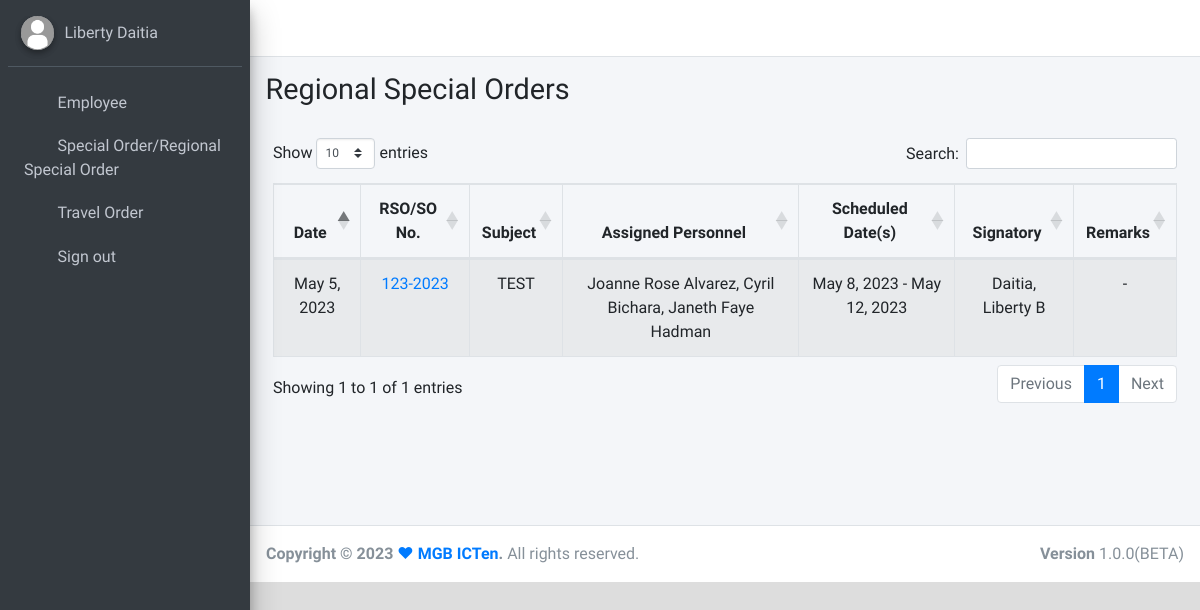
The page /rso/ (signed in) on the database as committed earlier.
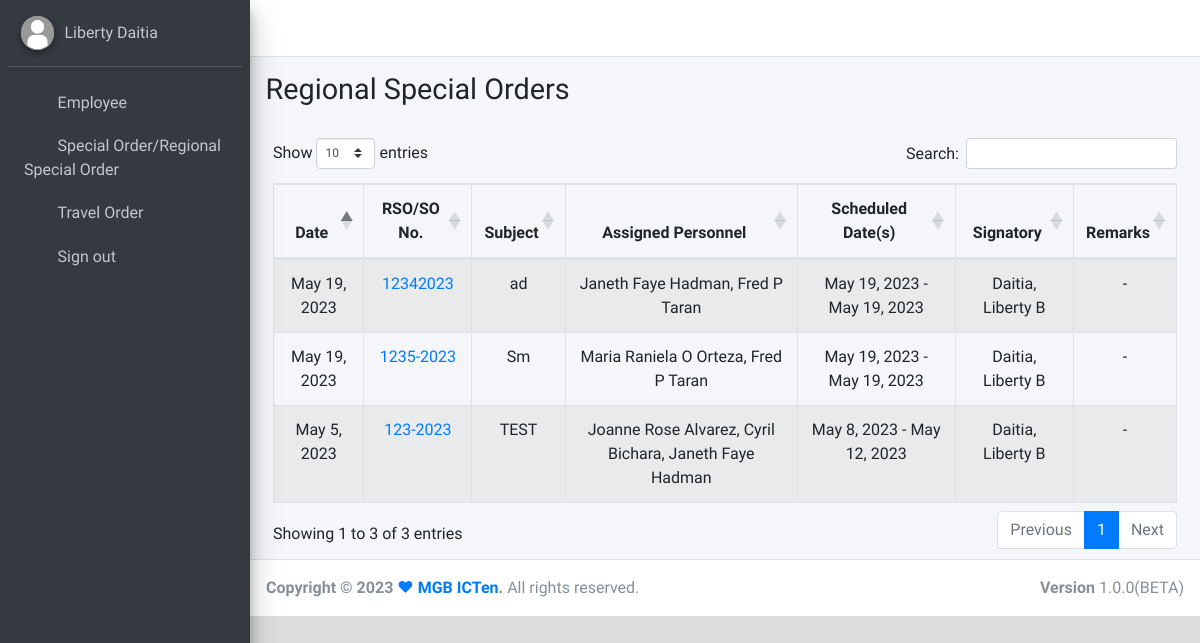
The same page on the database as committed later.
### rso/models.py (models this page shows)
class RSO(models.Model):
    rso_number                  = models.CharField(primary_key=True, default=None, blank=False, null=False, max_length=100, verbose_name="RSO Number")
    rso_date                    = models.DateField(verbose_name="RSO Date")
    rso_subject                 = models.TextField(default=None, blank=False, null=False, verbose_name="Subject")
    rso_scheduled_dates_from    = models.DateField(default=None, blank=False, null=False, verbose_name="From")
    rso_scheduled_dates_to      = models.DateField(default=None, blank=False, null=False, verbose_name="To")
    rso_signatory               = models.ForeignKey(User, on_delete=models.DO_NOTHING, verbose_name="Signatory")
    rso_remarks                 = models.TextField(default=None, blank=True, null=True, verbose_name="Remarks")
    rso_scan_copy               = models.FileField(upload_to=rso_upload_path, default=None, blank=False, null=False, verbose_name="Scanned Copy")
    class Meta:
        verbose_name_plural = "RSO"

class rso_assinged_personnel(models.Model):
    rso         = models.ForeignKey(RSO, on_delete=models.CASCADE, verbose_name="RSO")
    employee    = models.ForeignKey(User, on_delete=models.CASCADE, verbose_name="Personnel")
    class Meta:
        verbose_name_plural = "Assigned Personnel - RSO"

### personnel/models.py (models this page shows, shortened)
class Personnel(models.Model):
    DESIGNATIONS = (
        ('', '------------------'),
        ('RD', 'Regional Director'),
        ('DC', 'Division Chief'),
        ('SC', 'Section Chief')
    )
    user = models.OneToOneField(User, on_delete=models.CASCADE)
    personnel_id_number = models.IntegerField(default=None, blank=True, null=True, verbose_name="ID number")
    personnel_mi = models.CharField(max_length=150, default=None, blank=True, null=True, verbose_name="Middlename/M.I")
    personnel_division = models.ForeignKey(Division, on_delete=models.DO_NOTHING)
    personnel_section = models.ForeignKey(Section, on_delete=models.DO_NOTHING)
    personnel_position = models.CharField(max_length=250, default=None, blank=False, null=True, verbose_name="Position/Designation")
    personnel_station = models.CharField(max_length=150, default="MGB-X Regional Office", blank=True, null=False, verbose_name="Official Station")
    personnel_suffix = models.CharField(max_length=50, default=None, blank=True, null=True, verbose_name="Suffix")
    personnel_designation = models.CharField(choices=DESIGNATIONS, max_length=100, default=None, blank=True, null=True, verbose_name="Designation")
    signatory = models.BooleanField(default=False)

### rso/views.py (the view)
# urls.py: path('', list_of_rso, name="list-rso"),
@login_required(login_url="login")
def list_of_rso(request):
    group = request.user.groups.all()[0].name
    if group == "users":
        rsos = RSO.objects.filter(rso_assinged_personnel__employee = request.user)
    else:
        rsos = RSO.objects.all()
    context = {
        'rsos': rsos
    }
    return render(request, 'list-rso.html', context)

### rso/templatetags/custom_tags.py (called while the page is built)
@register.filter(name="user_group")
def user_group(user):
    user = User.objects.get(id = user.id)
    return user.groups.all()[0].name

@register.filter(name="empty")
def empty(value):
    if value == None or value == "":
        return "-"
    else:
        return value

@register.filter(name="get_assigned_personnel")
def get_assigned_personnel(rso):
    assigned = []
    personnels = rso_assinged_personnel.objects.filter(rso = rso)
    for personnel in personnels:
        if personnel.employee.personnel.personnel_mi is None:
            assigned.append(f"{ personnel.employee.first_name } { personnel.employee.last_name }")
        else:
            assigned.append(f"{ personnel.employee.first_name } { personnel.employee.personnel.personnel_mi } { personnel.employee.last_name }")
    assigned = ", ".join(assigned)
    return assigned

### templates/list-rso.html (shortened to what this page needs)
{% extends 'base.html' %}
{% load static %}
{% load custom_tags %}
{% block sidebar_user %}
<div class="user-panel mt-3 pb-3 mb-3 d-flex">
    <div class="image">
        <img src="{% static 'resources/img/user.png' %}" class="img-circle elevation-2" alt="User Image">
    </div>
    <div class="info">
        <a href="#" class="d-block">{{ request.user.first_name }} {{ request.user.last_name }}</a>
    </div>
</div>
{% endblock %}
{% block content %}
<div class="content-header">
    <div class="container-fluid">
        <div class="row mb-2">
            <div class="col-sm-6">
                <h1 class="m-0">Regional Special Orders</h1>
            </div>
        </div>
    </div>
</div>
<section class="content">
    <div class="container-fluid py-2">
        <div class="col-md-12">
            <table class="table table-striped table-bordered" id="rso_table">
                <thead>
                    <tr>
                        <th>Date</th>
                        <th>RSO/SO No.</th>
                        <th>Subject</th>
                        <th>Assigned Personnel</th>
                        <th>Scheduled Date(s)</th>
                        <th>Signatory</th>
                        <th>Remarks</th>
                    </tr>
                </thead>
                <tbody>
                    {% for rso in rsos %}
                    <tr>
                        <td>{{ rso.rso_date }}</td>
                        <td><a href="{{ rso.rso_scan_copy.url }}" target="__blank">{{ rso.rso_number }}</a></td>
                        <td>{{ rso.rso_subject }}</td>
                        <td>{{ rso | get_assigned_personnel }}</td>
                        <td>{{ rso.rso_scheduled_dates_from }} - {{ rso.rso_scheduled_dates_to }} </td>
                        <td>{{ rso.rso_signatory.last_name }}, {{ rso.rso_signatory.first_name }} {{ rso.rso_signatory.personnel.personnel_mi }}</td>
                        <td>{{ rso.rso_remarks | empty  }}</td>
                    </tr>
                    {% endfor %}
                </tbody>
            </table>
        </div>
    </div>
</section>
{% endblock %}

### templates/base.html (shortened to what this page needs)
{% load static %}
<!DOCTYPE html>
<html lang="en">
<head>
    <link rel="stylesheet" href="">
    <link rel="stylesheet" href="{% static 'resources/plugins/fontawesome-free/css/all.min.css' %}" />
    <link rel="stylesheet" href="https://code.ionicframework.com/ionicons/2.0.1/css/ionicons.min.css" />
    <link rel="stylesheet"
        href="{% static 'resources/plugins/tempusdominus-bootstrap-4/css/tempusdominus-bootstrap-4.min.css' %}" />
    <link rel="stylesheet" href="{% static 'resources/plugins/icheck-bootstrap/icheck-bootstrap.min.css' %}" />
    <link rel="stylesheet" href="{% static 'resources/plugins/jqvmap/jqvmap.min.css' %}" />
    <link rel="stylesheet" href="{% static 'resources/css/adminlte.min.css' %}" />
    <link rel="stylesheet" href="{% static 'resources/plugins/overlayScrollbars/css/OverlayScrollbars.min.css' %}" />
    <link rel="stylesheet" href="{% static 'resources/plugins/daterangepicker/daterangepicker.css' %}" />
    <link rel="stylesheet" href="{% static 'resources/plugins/summernote/summernote-bs4.min.css' %}" />
    <link rel="stylesheet" href="https://cdn.datatables.net/1.13.4/css/dataTables.bootstrap4.min.css">
    <link rel="stylesheet" href="https://cdnjs.cloudflare.com/ajax/libs/bootstrap-multiselect/1.1.2/css/bootstrap-multiselect.min.css" />
</head>
<body class="{% if user.is_authenticated == False %}sidebar-collapse{% endif %}" style="background-color: #ddd;">
    <nav class="main-header navbar navbar-expand navbar-white navbar-light">
        <ul class="navbar-nav">
            <li class="nav-item">
                <a class="nav-link" data-widget="pushmenu" href="#" role="button"><i class="fas fa-bars"></i></a>
            </li>
        </ul>
        <ul class="navbar-nav ml-auto">
            <li class="nav-item">
                <a class="nav-link" data-widget="fullscreen" href="#" role="button">
                    <i class="fas fa-expand-arrows-alt"></i>
                </a>
            </li>
        </ul>
    </nav>
    <aside class="main-sidebar sidebar-dark-primary elevation-4">
        <div class="sidebar">
            {% block sidebar_user %}
            {% endblock %}
            <nav class="mt-2">
                <ul class="nav nav-pills nav-sidebar flex-column" data-widget="treeview" role="menu"
                    data-accordion="false">
                    {% if user.is_authenticated %}
                    <li class="nav-item">
                        <a href="{% url 'list-of-personnel' %}" class="nav-link">
                            <i class="nav-icon fa fa-user-plus"></i>
                            <p>
                                Employee
                            </p>
                        </a>
                    </li>
                    <li class="nav-item">
                        <a href="{% url 'list-rso' %}" class="nav-link">
                            <i class="nav-icon fa fa-file"></i>
                            <p>
                                Special Order/Regional Special Order
                            </p>
                        </a>
                    </li>
                    <li class="nav-item">
                        <a href="{% url 'list-to' %}" class="nav-link">
                            <i class="nav-icon fa fa-plane"></i>
                            <p>
                                Travel Order
                            </p>
                        </a>
                    </li>
                    <li class="nav-item">
                        <a href="{% url 'logout' %}" class="nav-link">
                            <i class="nav-icon fa fa-sign-out-alt"></i>
                            <p>
                                Sign out
                            </p>
                        </a>
                    </li>
                    {% endif %}
                </ul>
            </nav>
        </div>
    </aside>
    <div class="content-wrapper" style="min-height: 468px;">
        {% block content %}
        {% endblock %}
    </div>
    <footer class="main-footer">
        <strong>Copyright © 2023 <a href="https://region10.mgb.gov.ph">&#10084; MGB ICTen</a>.</strong>
        All rights reserved.
        <div class="float-right d-none d-sm-inline-block">
            <b>Version</b> 1.0.0(BETA)
        </div>
    </footer>
    {% load sweetify %}
</body>
</html>

### templates/list-rso.html (style rules this page uses)
#rso_table thead th, #rso_table tbody td { text-align: center; }

Rows that differ between the two databases and show on the page:
added RSO: rso_date "May 19, 2023", rso_number "12342023", rso_subject "ad", rso_number.last_name "Janeth Faye Hadman, Fred P Taran", rso_scheduled_dates_from "May 19, 2023", rso_scheduled_dates_to "May 19, 2023", rso_signatory.last_name "Daitia", rso_signatory.first_name "Liberty", rso_signatory.personnel.personnel_mi "B", rso_remarks|empty "-"
added RSO: rso_date "May 19, 2023", rso_number "1235-2023", rso_subject "Sm", rso_number.last_name "Maria Raniela O Orteza, Fred P Taran", rso_scheduled_dates_from "May 19, 2023", rso_scheduled_dates_to "May 19, 2023", rso_signatory.last_name "Daitia", rso_signatory.first_name "Liberty", rso_signatory.personnel.personnel_mi "B", rso_remarks|empty "-"
Other text that changed with them:
text written by a page script: "Show entries Search: Showing 1 to 1 of 1 entries Previous 1 Next" → "Show entries Search: Showing 1 to 3 of 3 entries Previous 1 Next"
